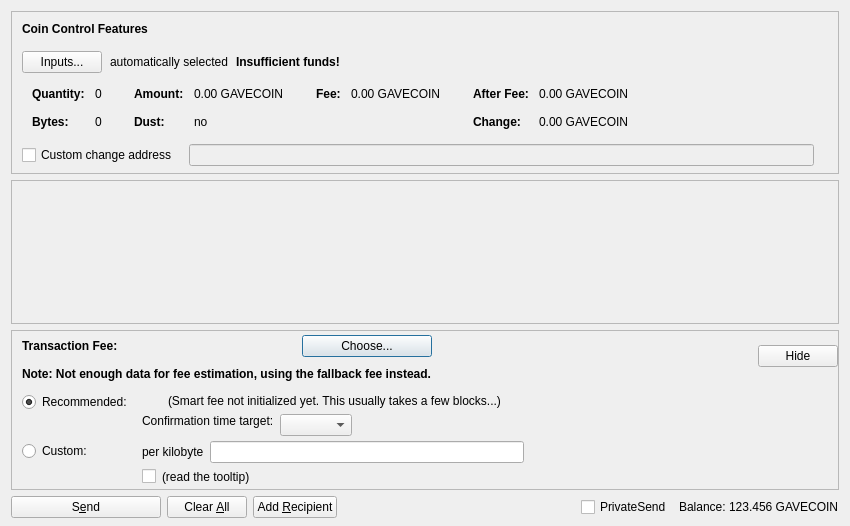
<?xml version="1.0" encoding="UTF-8"?>
<ui version="4.0">
 <class>SendCoinsDialog</class>
 <widget class="QDialog" name="SendCoinsDialog">
  <property name="geometry">
   <rect>
    <x>0</x>
    <y>0</y>
    <width>850</width>
    <height>526</height>
   </rect>
  </property>
  <property name="windowTitle">
   <string>Send Coins</string>
  </property>
  <layout class="QVBoxLayout" name="verticalLayout" stretch="0,1,0,0">
   <property name="bottomMargin">
    <number>8</number>
   </property>
   <item>
    <widget class="QFrame" name="frameCoinControl">
     <property name="sizePolicy">
      <sizepolicy hsizetype="Expanding" vsizetype="Expanding">
       <horstretch>0</horstretch>
       <verstretch>0</verstretch>
      </sizepolicy>
     </property>
     <property name="maximumSize">
      <size>
       <width>16777215</width>
       <height>16777215</height>
      </size>
     </property>
     <property name="frameShape">
      <enum>QFrame::StyledPanel</enum>
     </property>
     <property name="frameShadow">
      <enum>QFrame::Sunken</enum>
     </property>
     <layout class="QVBoxLayout" name="verticalLayoutCoinControl2">
      <property name="spacing">
       <number>0</number>
      </property>
      <property name="leftMargin">
       <number>0</number>
      </property>
      <property name="topMargin">
       <number>0</number>
      </property>
      <property name="rightMargin">
       <number>0</number>
      </property>
      <property name="bottomMargin">
       <number>6</number>
      </property>
      <item>
       <layout class="QVBoxLayout" name="verticalLayoutCoinControl" stretch="0,0,0,0,1">
        <property name="spacing">
         <number>0</number>
        </property>
        <property name="leftMargin">
         <number>10</number>
        </property>
        <property name="topMargin">
         <number>10</number>
        </property>
        <item>
         <layout class="QHBoxLayout" name="horizontalLayoutCoinControl1">
          <property name="bottomMargin">
           <number>15</number>
          </property>
          <item>
           <widget class="QLabel" name="labelCoinControlFeatures">
            <property name="sizePolicy">
             <sizepolicy hsizetype="Preferred" vsizetype="Maximum">
              <horstretch>0</horstretch>
              <verstretch>0</verstretch>
             </sizepolicy>
            </property>
            <property name="font">
             <font>
              <weight>75</weight>
              <bold>true</bold>
             </font>
            </property>
            <property name="styleSheet">
             <string notr="true">font-weight:bold;</string>
            </property>
            <property name="text">
             <string>Coin Control Features</string>
            </property>
           </widget>
          </item>
         </layout>
        </item>
        <item>
         <layout class="QHBoxLayout" name="horizontalLayoutCoinControl2" stretch="0,0,0,0">
          <property name="spacing">
           <number>8</number>
          </property>
          <property name="bottomMargin">
           <number>10</number>
          </property>
          <item>
           <widget class="QPushButton" name="pushButtonCoinControl">
            <property name="styleSheet">
             <string notr="true"/>
            </property>
            <property name="text">
             <string>Inputs...</string>
            </property>
            <property name="autoDefault">
             <bool>false</bool>
            </property>
           </widget>
          </item>
          <item>
           <widget class="QLabel" name="labelCoinControlAutomaticallySelected">
            <property name="text">
             <string>automatically selected</string>
            </property>
            <property name="margin">
             <number>5</number>
            </property>
           </widget>
          </item>
          <item>
           <widget class="QLabel" name="labelCoinControlInsuffFunds">
            <property name="font">
             <font>
              <weight>75</weight>
              <bold>true</bold>
             </font>
            </property>
            <property name="styleSheet">
             <string notr="true">font-weight:bold;</string>
            </property>
            <property name="text">
             <string>Insufficient funds!</string>
            </property>
            <property name="margin">
             <number>5</number>
            </property>
           </widget>
          </item>
          <item>
           <spacer name="horizontalSpacerCoinControl">
            <property name="orientation">
             <enum>Qt::Horizontal</enum>
            </property>
            <property name="sizeHint" stdset="0">
             <size>
              <width>40</width>
              <height>1</height>
             </size>
            </property>
           </spacer>
          </item>
         </layout>
        </item>
        <item>
         <widget class="QWidget" name="widgetCoinControl" native="true">
          <property name="sizePolicy">
           <sizepolicy hsizetype="Preferred" vsizetype="Preferred">
            <horstretch>0</horstretch>
            <verstretch>0</verstretch>
           </sizepolicy>
          </property>
          <property name="minimumSize">
           <size>
            <width>0</width>
            <height>0</height>
           </size>
          </property>
          <property name="styleSheet">
           <string notr="true"/>
          </property>
          <layout class="QHBoxLayout" name="horizontalLayoutCoinControl5">
           <property name="leftMargin">
            <number>0</number>
           </property>
           <property name="topMargin">
            <number>0</number>
           </property>
           <property name="rightMargin">
            <number>0</number>
           </property>
           <property name="bottomMargin">
            <number>0</number>
           </property>
           <item>
            <layout class="QHBoxLayout" name="horizontalLayoutCoinControl3" stretch="0,0,0,1">
             <property name="spacing">
              <number>20</number>
             </property>
             <property name="topMargin">
              <number>0</number>
             </property>
             <property name="bottomMargin">
              <number>10</number>
             </property>
             <item>
              <layout class="QFormLayout" name="formLayoutCoinControl1">
               <property name="horizontalSpacing">
                <number>10</number>
               </property>
               <property name="verticalSpacing">
                <number>14</number>
               </property>
               <property name="leftMargin">
                <number>10</number>
               </property>
               <property name="topMargin">
                <number>4</number>
               </property>
               <property name="rightMargin">
                <number>6</number>
               </property>
               <item row="0" column="0">
                <widget class="QLabel" name="labelCoinControlQuantityText">
                 <property name="font">
                  <font>
                   <weight>75</weight>
                   <bold>true</bold>
                  </font>
                 </property>
                 <property name="text">
                  <string>Quantity:</string>
                 </property>
                 <property name="margin">
                  <number>0</number>
                 </property>
                </widget>
               </item>
               <item row="0" column="1">
                <widget class="QLabel" name="labelCoinControlQuantity">
                 <property name="cursor">
                  <cursorShape>IBeamCursor</cursorShape>
                 </property>
                 <property name="contextMenuPolicy">
                  <enum>Qt::ActionsContextMenu</enum>
                 </property>
                 <property name="text">
                  <string notr="true">0</string>
                 </property>
                 <property name="margin">
                  <number>0</number>
                 </property>
                 <property name="textInteractionFlags">
                  <set>Qt::LinksAccessibleByMouse|Qt::TextSelectableByKeyboard|Qt::TextSelectableByMouse</set>
                 </property>
                </widget>
               </item>
               <item row="1" column="0">
                <widget class="QLabel" name="labelCoinControlBytesText">
                 <property name="font">
                  <font>
                   <weight>75</weight>
                   <bold>true</bold>
                  </font>
                 </property>
                 <property name="text">
                  <string>Bytes:</string>
                 </property>
                </widget>
               </item>
               <item row="1" column="1">
                <widget class="QLabel" name="labelCoinControlBytes">
                 <property name="cursor">
                  <cursorShape>IBeamCursor</cursorShape>
                 </property>
                 <property name="contextMenuPolicy">
                  <enum>Qt::ActionsContextMenu</enum>
                 </property>
                 <property name="text">
                  <string notr="true">0</string>
                 </property>
                 <property name="textInteractionFlags">
                  <set>Qt::LinksAccessibleByMouse|Qt::TextSelectableByKeyboard|Qt::TextSelectableByMouse</set>
                 </property>
                </widget>
               </item>
              </layout>
             </item>
             <item>
              <layout class="QFormLayout" name="formLayoutCoinControl2">
               <property name="horizontalSpacing">
                <number>10</number>
               </property>
               <property name="verticalSpacing">
                <number>14</number>
               </property>
               <property name="leftMargin">
                <number>6</number>
               </property>
               <property name="topMargin">
                <number>4</number>
               </property>
               <property name="rightMargin">
                <number>6</number>
               </property>
               <item row="0" column="0">
                <widget class="QLabel" name="labelCoinControlAmountText">
                 <property name="font">
                  <font>
                   <weight>75</weight>
                   <bold>true</bold>
                  </font>
                 </property>
                 <property name="text">
                  <string>Amount:</string>
                 </property>
                 <property name="margin">
                  <number>0</number>
                 </property>
                </widget>
               </item>
               <item row="0" column="1">
                <widget class="QLabel" name="labelCoinControlAmount">
                 <property name="cursor">
                  <cursorShape>IBeamCursor</cursorShape>
                 </property>
                 <property name="contextMenuPolicy">
                  <enum>Qt::ActionsContextMenu</enum>
                 </property>
                 <property name="text">
                  <string notr="true">0.00 GAVECOIN</string>
                 </property>
                 <property name="textInteractionFlags">
                  <set>Qt::LinksAccessibleByMouse|Qt::TextSelectableByKeyboard|Qt::TextSelectableByMouse</set>
                 </property>
                </widget>
               </item>
               <item row="1" column="0">
                <widget class="QLabel" name="labelCoinControlLowOutputText">
                 <property name="font">
                  <font>
                   <weight>75</weight>
                   <bold>true</bold>
                  </font>
                 </property>
                 <property name="text">
                  <string>Dust:</string>
                 </property>
                </widget>
               </item>
               <item row="1" column="1">
                <widget class="QLabel" name="labelCoinControlLowOutput">
                 <property name="cursor">
                  <cursorShape>IBeamCursor</cursorShape>
                 </property>
                 <property name="contextMenuPolicy">
                  <enum>Qt::ActionsContextMenu</enum>
                 </property>
                 <property name="text">
                  <string notr="true">no</string>
                 </property>
                 <property name="textInteractionFlags">
                  <set>Qt::LinksAccessibleByMouse|Qt::TextSelectableByKeyboard|Qt::TextSelectableByMouse</set>
                 </property>
                </widget>
               </item>
              </layout>
             </item>
             <item>
              <layout class="QFormLayout" name="formLayoutCoinControl3">
               <property name="horizontalSpacing">
                <number>10</number>
               </property>
               <property name="verticalSpacing">
                <number>14</number>
               </property>
               <property name="leftMargin">
                <number>6</number>
               </property>
               <property name="topMargin">
                <number>4</number>
               </property>
               <property name="rightMargin">
                <number>6</number>
               </property>
               <item row="0" column="0">
                <widget class="QLabel" name="labelCoinControlFeeText">
                 <property name="font">
                  <font>
                   <weight>75</weight>
                   <bold>true</bold>
                  </font>
                 </property>
                 <property name="text">
                  <string>Fee:</string>
                 </property>
                 <property name="margin">
                  <number>0</number>
                 </property>
                </widget>
               </item>
               <item row="0" column="1">
                <widget class="QLabel" name="labelCoinControlFee">
                 <property name="cursor">
                  <cursorShape>IBeamCursor</cursorShape>
                 </property>
                 <property name="contextMenuPolicy">
                  <enum>Qt::ActionsContextMenu</enum>
                 </property>
                 <property name="text">
                  <string notr="true">0.00 GAVECOIN</string>
                 </property>
                 <property name="textInteractionFlags">
                  <set>Qt::LinksAccessibleByMouse|Qt::TextSelectableByKeyboard|Qt::TextSelectableByMouse</set>
                 </property>
                </widget>
               </item>
              </layout>
             </item>
             <item>
              <layout class="QFormLayout" name="formLayoutCoinControl4">
               <property name="horizontalSpacing">
                <number>10</number>
               </property>
               <property name="verticalSpacing">
                <number>14</number>
               </property>
               <property name="leftMargin">
                <number>6</number>
               </property>
               <property name="topMargin">
                <number>4</number>
               </property>
               <property name="rightMargin">
                <number>6</number>
               </property>
               <item row="0" column="0">
                <widget class="QLabel" name="labelCoinControlAfterFeeText">
                 <property name="font">
                  <font>
                   <weight>75</weight>
                   <bold>true</bold>
                  </font>
                 </property>
                 <property name="text">
                  <string>After Fee:</string>
                 </property>
                 <property name="margin">
                  <number>0</number>
                 </property>
                </widget>
               </item>
               <item row="0" column="1">
                <widget class="QLabel" name="labelCoinControlAfterFee">
                 <property name="cursor">
                  <cursorShape>IBeamCursor</cursorShape>
                 </property>
                 <property name="contextMenuPolicy">
                  <enum>Qt::ActionsContextMenu</enum>
                 </property>
                 <property name="text">
                  <string notr="true">0.00 GAVECOIN</string>
                 </property>
                 <property name="textInteractionFlags">
                  <set>Qt::LinksAccessibleByMouse|Qt::TextSelectableByKeyboard|Qt::TextSelectableByMouse</set>
                 </property>
                </widget>
               </item>
               <item row="1" column="0">
                <widget class="QLabel" name="labelCoinControlChangeText">
                 <property name="font">
                  <font>
                   <weight>75</weight>
                   <bold>true</bold>
                  </font>
                 </property>
                 <property name="text">
                  <string>Change:</string>
                 </property>
                </widget>
               </item>
               <item row="1" column="1">
                <widget class="QLabel" name="labelCoinControlChange">
                 <property name="cursor">
                  <cursorShape>IBeamCursor</cursorShape>
                 </property>
                 <property name="contextMenuPolicy">
                  <enum>Qt::ActionsContextMenu</enum>
                 </property>
                 <property name="text">
                  <string notr="true">0.00 GAVECOIN</string>
                 </property>
                 <property name="textInteractionFlags">
                  <set>Qt::LinksAccessibleByMouse|Qt::TextSelectableByKeyboard|Qt::TextSelectableByMouse</set>
                 </property>
                </widget>
               </item>
              </layout>
             </item>
            </layout>
           </item>
          </layout>
         </widget>
        </item>
        <item>
         <layout class="QHBoxLayout" name="horizontalLayoutCoinControl4" stretch="0,0,0">
          <property name="spacing">
           <number>12</number>
          </property>
          <property name="sizeConstraint">
           <enum>QLayout::SetDefaultConstraint</enum>
          </property>
          <property name="topMargin">
           <number>5</number>
          </property>
          <property name="rightMargin">
           <number>5</number>
          </property>
          <item>
           <widget class="QCheckBox" name="checkBoxCoinControlChange">
            <property name="toolTip">
             <string>If this is activated, but the change address is empty or invalid, change will be sent to a newly generated address.</string>
            </property>
            <property name="text">
             <string>Custom change address</string>
            </property>
           </widget>
          </item>
          <item>
           <widget class="QValidatedLineEdit" name="lineEditCoinControlChange">
            <property name="enabled">
             <bool>false</bool>
            </property>
            <property name="sizePolicy">
             <sizepolicy hsizetype="Expanding" vsizetype="Fixed">
              <horstretch>0</horstretch>
              <verstretch>0</verstretch>
             </sizepolicy>
            </property>
           </widget>
          </item>
          <item>
           <widget class="QLabel" name="labelCoinControlChangeLabel">
            <property name="sizePolicy">
             <sizepolicy hsizetype="Preferred" vsizetype="Expanding">
              <horstretch>0</horstretch>
              <verstretch>0</verstretch>
             </sizepolicy>
            </property>
            <property name="minimumSize">
             <size>
              <width>0</width>
              <height>0</height>
             </size>
            </property>
            <property name="text">
             <string/>
            </property>
            <property name="margin">
             <number>3</number>
            </property>
           </widget>
          </item>
         </layout>
        </item>
        <item>
         <spacer name="verticalSpacerCoinControl">
          <property name="orientation">
           <enum>Qt::Vertical</enum>
          </property>
          <property name="sizeHint" stdset="0">
           <size>
            <width>800</width>
            <height>1</height>
           </size>
          </property>
         </spacer>
        </item>
       </layout>
      </item>
     </layout>
    </widget>
   </item>
   <item>
    <widget class="QScrollArea" name="scrollArea">
     <property name="widgetResizable">
      <bool>true</bool>
     </property>
     <widget class="QWidget" name="scrollAreaWidgetContents">
      <property name="geometry">
       <rect>
        <x>0</x>
        <y>0</y>
        <width>830</width>
        <height>104</height>
       </rect>
      </property>
      <layout class="QVBoxLayout" name="verticalLayout_2" stretch="0,1">
       <property name="leftMargin">
        <number>0</number>
       </property>
       <property name="topMargin">
        <number>0</number>
       </property>
       <property name="rightMargin">
        <number>0</number>
       </property>
       <property name="bottomMargin">
        <number>0</number>
       </property>
       <item>
        <layout class="QVBoxLayout" name="entries">
         <property name="spacing">
          <number>6</number>
         </property>
        </layout>
       </item>
       <item>
        <spacer name="verticalSpacer">
         <property name="orientation">
          <enum>Qt::Vertical</enum>
         </property>
         <property name="sizeHint" stdset="0">
          <size>
           <width>20</width>
           <height>40</height>
          </size>
         </property>
        </spacer>
       </item>
      </layout>
     </widget>
    </widget>
   </item>
   <item>
    <widget class="QFrame" name="frameFee">
     <property name="sizePolicy">
      <sizepolicy hsizetype="Expanding" vsizetype="Expanding">
       <horstretch>0</horstretch>
       <verstretch>0</verstretch>
      </sizepolicy>
     </property>
     <property name="maximumSize">
      <size>
       <width>16777215</width>
       <height>16777215</height>
      </size>
     </property>
     <property name="frameShape">
      <enum>QFrame::StyledPanel</enum>
     </property>
     <property name="frameShadow">
      <enum>QFrame::Sunken</enum>
     </property>
     <layout class="QVBoxLayout" name="verticalLayoutFee1">
      <property name="spacing">
       <number>0</number>
      </property>
      <property name="leftMargin">
       <number>0</number>
      </property>
      <property name="topMargin">
       <number>0</number>
      </property>
      <property name="rightMargin">
       <number>0</number>
      </property>
      <property name="bottomMargin">
       <number>0</number>
      </property>
      <item>
       <layout class="QVBoxLayout" name="verticalLayoutFee2" stretch="0,0,0">
        <property name="spacing">
         <number>0</number>
        </property>
        <property name="leftMargin">
         <number>10</number>
        </property>
        <property name="topMargin">
         <number>0</number>
        </property>
        <item>
         <layout class="QHBoxLayout" name="horizontalLayoutFee1">
          <property name="bottomMargin">
           <number>0</number>
          </property>
          <item>
           <layout class="QVBoxLayout" name="verticalLayoutFee7">
            <property name="spacing">
             <number>0</number>
            </property>
            <item>
             <spacer name="verticalSpacerSmartFee">
              <property name="orientation">
               <enum>Qt::Vertical</enum>
              </property>
              <property name="sizeType">
               <enum>QSizePolicy::Fixed</enum>
              </property>
              <property name="sizeHint" stdset="0">
               <size>
                <width>1</width>
                <height>4</height>
               </size>
              </property>
             </spacer>
            </item>
            <item>
             <layout class="QHBoxLayout" name="horizontalLayoutSmartFee">
              <property name="spacing">
               <number>10</number>
              </property>
              <item>
               <widget class="QLabel" name="labelFeeHeadline">
                <property name="sizePolicy">
                 <sizepolicy hsizetype="Preferred" vsizetype="Maximum">
                  <horstretch>0</horstretch>
                  <verstretch>0</verstretch>
                 </sizepolicy>
                </property>
                <property name="font">
                 <font>
                  <weight>75</weight>
                  <bold>true</bold>
                 </font>
                </property>
                <property name="styleSheet">
                 <string notr="true">font-weight:bold;</string>
                </property>
                <property name="text">
                 <string>Transaction Fee:</string>
                </property>
               </widget>
              </item>
              <item>
               <widget class="QLabel" name="labelFeeMinimized">
                <property name="text">
                 <string/>
                </property>
               </widget>
              </item>
              <item>
               <widget class="QPushButton" name="buttonChooseFee">
                <property name="text">
                 <string>Choose...</string>
                </property>
               </widget>
              </item>
             </layout>
            </item>
            <item>
             <spacer name="verticalSpacer_7">
              <property name="orientation">
               <enum>Qt::Vertical</enum>
              </property>
              <property name="sizeHint" stdset="0">
               <size>
                <width>1</width>
                <height>10</height>
               </size>
              </property>
             </spacer>
            </item>
            <item>
             <widget class="QLabel" name="fallbackFeeWarningLabel">
              <property name="toolTip">
               <string>Using the fallbackfee can result in sending a transaction that will take several hours or days (or never) to confirm. Consider choosing your fee manually or wait until you have validated the complete chain.</string>
              </property>
              <property name="font">
              <font>
                  <weight>75</weight>
                  <bold>true</bold>
              </font>
              </property>
              <property name="text">
               <string>Note: Not enough data for fee estimation, using the fallback fee instead.</string>
              </property>
              <property name="wordWrap">
               <bool>false</bool>
              </property>
             </widget>
            </item>
            <item>
             <spacer name="verticalSpacer_5">
              <property name="orientation">
               <enum>Qt::Vertical</enum>
              </property>
              <property name="sizeHint" stdset="0">
               <size>
                <width>1</width>
                <height>1</height>
               </size>
              </property>
             </spacer>
            </item>
           </layout>
          </item>
          <item>
           <spacer name="horizontalSpacer_4">
            <property name="orientation">
             <enum>Qt::Horizontal</enum>
            </property>
            <property name="sizeHint" stdset="0">
             <size>
              <width>1</width>
              <height>1</height>
             </size>
            </property>
           </spacer>
          </item>
          <item>
           <widget class="QPushButton" name="buttonMinimizeFee">
            <property name="toolTip">
             <string>collapse fee-settings</string>
            </property>
            <property name="text">
             <string>Hide</string>
            </property>
           </widget>
          </item>
         </layout>
        </item>
        <item>
         <widget class="QFrame" name="frameFeeSelection">
          <layout class="QVBoxLayout" name="verticalLayoutFee12">
           <property name="spacing">
            <number>0</number>
           </property>
           <property name="leftMargin">
            <number>0</number>
           </property>
           <property name="topMargin">
            <number>0</number>
           </property>
           <property name="rightMargin">
            <number>0</number>
           </property>
           <property name="bottomMargin">
            <number>0</number>
           </property>
           <item>
            <layout class="QGridLayout" name="gridLayoutFee">
             <property name="topMargin">
              <number>10</number>
             </property>
             <property name="bottomMargin">
              <number>4</number>
             </property>
             <property name="horizontalSpacing">
              <number>10</number>
             </property>
             <property name="verticalSpacing">
              <number>4</number>
             </property>
             <item row="1" column="1">
              <layout class="QVBoxLayout" name="verticalLayoutFee8">
               <property name="spacing">
                <number>6</number>
               </property>
               <item>
                <layout class="QHBoxLayout" name="horizontalLayoutFee13">
                 <item>
                  <widget class="QLabel" name="labelCustomPerKilobyte">
                   <property name="toolTip">
                    <string>If the custom fee is set to 1000 duffs and the transaction is only 250 bytes, then &quot;per kilobyte&quot; only pays 250 duffs in fee,&lt;br /&gt;while &quot;at least&quot; pays 1000 duffs. For transactions bigger than a kilobyte both pay by kilobyte.</string>
                   </property>
                   <property name="text">
                    <string>per kilobyte</string>
                   </property>
                  </widget>
                 </item>
                 <item>
                  <widget class="BitcoinAmountField" name="customFee"/>
                 </item>
                 <item>
                  <spacer name="horizontalSpacer_6">
                   <property name="orientation">
                    <enum>Qt::Horizontal</enum>
                   </property>
                   <property name="sizeHint" stdset="0">
                    <size>
                     <width>1</width>
                     <height>1</height>
                    </size>
                   </property>
                  </spacer>
                 </item>
                </layout>
               </item>
               <item>
                <layout class="QHBoxLayout" name="horizontalLayoutFee8">
                 <item>
                  <widget class="QCheckBox" name="checkBoxMinimumFee">
                   <property name="toolTip">
                    <string>Paying only the minimum fee is just fine as long as there is less transaction volume than space in the blocks.&lt;br /&gt;But be aware that this can end up in a never confirming transaction once there is more demand for gavecoin transactions than the network can process.</string>
                   </property>
                   <property name="text">
                    <string/>
                   </property>
                  </widget>
                 </item>
                 <item>
                  <widget class="QLabel" name="labelMinFeeWarning">
                   <property name="enabled">
                    <bool>true</bool>
                   </property>
                   <property name="toolTip">
                    <string>Paying only the minimum fee is just fine as long as there is less transaction volume than space in the blocks.&lt;br /&gt;But be aware that this can end up in a never confirming transaction once there is more demand for gavecoin transactions than the network can process.</string>
                   </property>
                   <property name="text">
                    <string>(read the tooltip)</string>
                   </property>
                   <property name="margin">
                    <number>5</number>
                   </property>
                  </widget>
                 </item>
                 <item>
                  <spacer name="horizontalSpacer_2">
                   <property name="orientation">
                    <enum>Qt::Horizontal</enum>
                   </property>
                   <property name="sizeHint" stdset="0">
                    <size>
                     <width>1</width>
                     <height>1</height>
                    </size>
                   </property>
                  </spacer>
                 </item>
                </layout>
               </item>
              </layout>
             </item>
             <item row="0" column="0">
              <layout class="QVBoxLayout" name="verticalLayoutFee4" stretch="0,1">
               <item>
                <widget class="QRadioButton" name="radioSmartFee">
                 <property name="text">
                  <string>Recommended:</string>
                 </property>
                 <property name="checked">
                  <bool>true</bool>
                 </property>
                 <attribute name="buttonGroup">
                  <string notr="true">groupFee</string>
                 </attribute>
                </widget>
               </item>
               <item>
                <spacer name="verticalSpacer_2">
                 <property name="orientation">
                  <enum>Qt::Vertical</enum>
                 </property>
                 <property name="sizeHint" stdset="0">
                  <size>
                   <width>1</width>
                   <height>1</height>
                  </size>
                 </property>
                </spacer>
               </item>
              </layout>
             </item>
             <item row="1" column="0">
              <layout class="QVBoxLayout" name="verticalLayoutFee9" stretch="0,1">
               <item>
                <widget class="QRadioButton" name="radioCustomFee">
                 <property name="text">
                  <string>Custom:</string>
                 </property>
                 <attribute name="buttonGroup">
                  <string notr="true">groupFee</string>
                 </attribute>
                </widget>
               </item>
               <item>
                <spacer name="verticalSpacer_6">
                 <property name="orientation">
                  <enum>Qt::Vertical</enum>
                 </property>
                 <property name="sizeHint" stdset="0">
                  <size>
                   <width>1</width>
                   <height>1</height>
                  </size>
                 </property>
                </spacer>
               </item>
              </layout>
             </item>
             <item row="0" column="1">
              <layout class="QVBoxLayout" name="verticalLayoutFee3" stretch="0,0,1">
               <property name="spacing">
                <number>6</number>
               </property>
               <property name="topMargin">
                <number>2</number>
               </property>
               <item>
                <layout class="QHBoxLayout" name="horizontalLayoutFee12">
                 <item>
                  <widget class="QLabel" name="labelSmartFee">
                   <property name="text">
                    <string/>
                   </property>
                   <property name="margin">
                    <number>2</number>
                   </property>
                  </widget>
                 </item>
                 <item>
                  <widget class="QLabel" name="labelFeeEstimation">
                   <property name="text">
                    <string/>
                   </property>
                  </widget>
                 </item>
                 <item>
                  <widget class="QLabel" name="labelSmartFee2">
                   <property name="text">
                    <string>(Smart fee not initialized yet. This usually takes a few blocks...)</string>
                   </property>
                   <property name="margin">
                    <number>2</number>
                   </property>
                  </widget>
                 </item>
                 <item>
                  <spacer name="horizontalSpacer_5">
                   <property name="orientation">
                    <enum>Qt::Horizontal</enum>
                   </property>
                   <property name="sizeHint" stdset="0">
                    <size>
                     <width>1</width>
                     <height>1</height>
                    </size>
                   </property>
                  </spacer>
                 </item>
                </layout>
               </item>
               <item>
                <layout class="QHBoxLayout" name="horizontalLayoutFee9">
                 <item>
                  <layout class="QVBoxLayout" name="verticalLayoutFee6">
                   <item>
                    <widget class="QLabel" name="labelSmartFee3">
                     <property name="text">
                      <string>Confirmation time target:</string>
                     </property>
                     <property name="margin">
                      <number>2</number>
                     </property>
                    </widget>
                   </item>
                   <item>
                    <spacer name="verticalSpacer_3">
                     <property name="orientation">
                      <enum>Qt::Vertical</enum>
                     </property>
                     <property name="sizeHint" stdset="0">
                      <size>
                       <width>1</width>
                       <height>1</height>
                      </size>
                     </property>
                    </spacer>
                   </item>
                  </layout>
                 </item>
                 <item>
                  <layout class="QVBoxLayout" name="verticalLayoutFee5">
                   <property name="rightMargin">
                    <number>30</number>
                   </property>
                   <item>
                    <layout class="QHBoxLayout" name="horizontalLayoutConfTarget">
                     <property name="bottomMargin">
                      <number>0</number>
                     </property>
                     <item>
                      <widget class="QComboBox" name="confTargetSelector"/>
                     </item>
                     <item>
                      <spacer name="horizontalSpacerConfTarget">
                       <property name="orientation">
                        <enum>Qt::Horizontal</enum>
                       </property>
                       <property name="sizeHint" stdset="0">
                        <size>
                         <width>40</width>
                         <height>20</height>
                        </size>
                       </property>
                      </spacer>
                     </item>
                    </layout>
                   </item>
                  </layout>
                 </item>
                </layout>
               </item>
               <item>
                <spacer name="verticalSpacer_4">
                 <property name="orientation">
                  <enum>Qt::Vertical</enum>
                 </property>
                 <property name="sizeHint" stdset="0">
                  <size>
                   <width>1</width>
                   <height>1</height>
                  </size>
                 </property>
                </spacer>
               </item>
              </layout>
             </item>
            </layout>
           </item>
          </layout>
         </widget>
        </item>
        <item>
         <spacer name="verticalSpacerFee">
          <property name="orientation">
           <enum>Qt::Vertical</enum>
          </property>
          <property name="sizeHint" stdset="0">
           <size>
            <width>800</width>
            <height>1</height>
           </size>
          </property>
         </spacer>
        </item>
       </layout>
      </item>
     </layout>
    </widget>
   </item>
   <item>
    <layout class="QHBoxLayout" name="horizontalLayout">
     <item>
      <widget class="QPushButton" name="sendButton">
       <property name="minimumSize">
        <size>
         <width>150</width>
         <height>0</height>
        </size>
       </property>
       <property name="toolTip">
        <string>Confirm the send action</string>
       </property>
       <property name="text">
        <string>S&amp;end</string>
       </property>
       <property name="autoDefault">
        <bool>false</bool>
       </property>
       <property name="default">
        <bool>false</bool>
       </property>
      </widget>
     </item>
     <item>
      <widget class="QPushButton" name="clearButton">
       <property name="sizePolicy">
        <sizepolicy hsizetype="Minimum" vsizetype="Fixed">
         <horstretch>0</horstretch>
         <verstretch>0</verstretch>
        </sizepolicy>
       </property>
       <property name="toolTip">
        <string>Clear all fields of the form.</string>
       </property>
       <property name="text">
        <string>Clear &amp;All</string>
       </property>
       <property name="autoDefault">
        <bool>false</bool>
       </property>
      </widget>
     </item>
     <item>
      <widget class="QPushButton" name="addButton">
       <property name="toolTip">
        <string>Send to multiple recipients at once</string>
       </property>
       <property name="text">
        <string>Add &amp;Recipient</string>
       </property>
       <property name="autoDefault">
        <bool>false</bool>
       </property>
      </widget>
     </item>
     <item>
      <spacer name="horizontalSpacer">
       <property name="orientation">
        <enum>Qt::Horizontal</enum>
       </property>
       <property name="sizeHint" stdset="0">
        <size>
         <width>40</width>
         <height>20</height>
        </size>
       </property>
      </spacer>
     </item>
     <item>
      <layout class="QHBoxLayout" name="horizontalLayout_2">
       <property name="spacing">
        <number>3</number>
       </property>
       <item>
        <widget class="QCheckBox" name="checkUsePrivateSend">
         <property name="minimumSize">
          <size>
           <width>95</width>
           <height>0</height>
          </size>
         </property>
         <property name="text">
          <string>PrivateSend</string>
         </property>
         <property name="checked">
          <bool>false</bool>
         </property>
        </widget>
       </item>
       <item>
        <widget class="QLabel" name="label">
         <property name="text">
          <string>Balance:</string>
         </property>
        </widget>
       </item>
       <item>
        <widget class="QLabel" name="labelBalance">
         <property name="sizePolicy">
          <sizepolicy hsizetype="Preferred" vsizetype="Fixed">
           <horstretch>0</horstretch>
           <verstretch>0</verstretch>
          </sizepolicy>
         </property>
         <property name="cursor">
          <cursorShape>IBeamCursor</cursorShape>
         </property>
         <property name="text">
          <string notr="true">123.456 GAVECOIN</string>
         </property>
         <property name="textInteractionFlags">
          <set>Qt::LinksAccessibleByMouse|Qt::TextSelectableByKeyboard|Qt::TextSelectableByMouse</set>
         </property>
        </widget>
       </item>
      </layout>
     </item>
    </layout>
   </item>
  </layout>
 </widget>
 <customwidgets>
  <customwidget>
   <class>QValidatedLineEdit</class>
   <extends>QLineEdit</extends>
   <header>qvalidatedlineedit.h</header>
  </customwidget>
  <customwidget>
   <class>BitcoinAmountField</class>
   <extends>QLineEdit</extends>
   <header>bitcoinamountfield.h</header>
   <container>1</container>
  </customwidget>
 </customwidgets>
 <resources>
  <include location="../gavecoin.qrc"/>
 </resources>
 <connections/>
 <buttongroups>
  <buttongroup name="groupFee"/>
 </buttongroups>
</ui>
